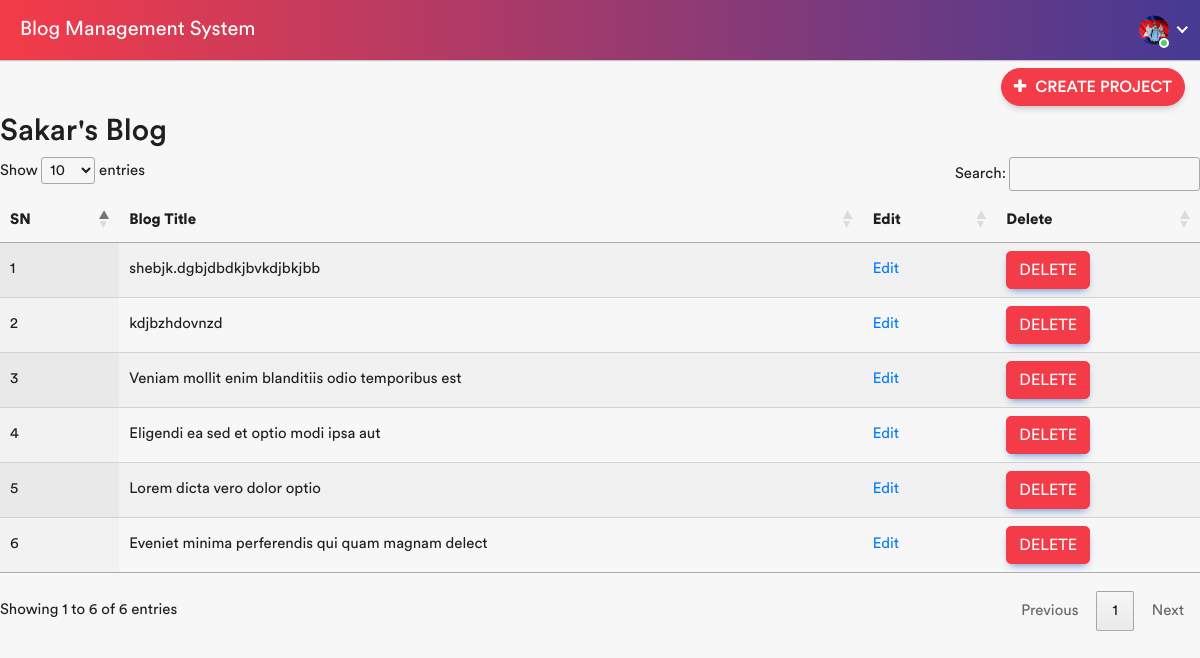
The page /userblog/ (signed in) on the database as committed earlier.
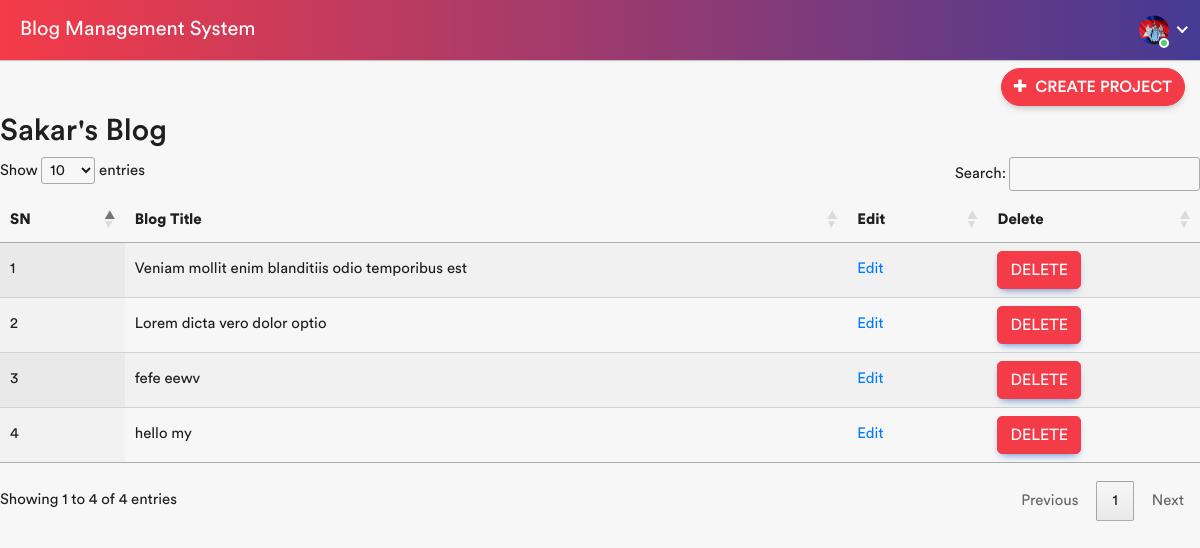
The same page on the database as committed later.
### blogapp/models.py (models this page shows, shortened)
class Blogmodels(models.Model):
    blog_title = models.CharField(max_length=50, unique=True )
    blog_description = RichTextUploadingField()
    user = models.ForeignKey(User, on_delete=models.CASCADE, default=None, null=True)
    created_at = models.DateTimeField(auto_now_add=True)
    image = models.ImageField(upload_to='blog_images', blank=True, null=True)
    slug = AutoSlugField(populate_from="blog_title", unique=True , null= True, default=None)

### blogapp/views.py (the view, shortened to what this page needs)
# urls.py: path("userblog/", Userblog.as_view(), name="userblog"),
class Userblog(LoginRequiredMixin, View):
    def get(self, request):
        form = Blogform(request.POST)
        user = Blogmodels.objects.filter(user=request.user.id)
        return render(request, "base/userblog.html", {"form": form, "user": user})

### blogapp/forms.py
class Blogform(forms.ModelForm):
      class Meta:
        model = Blogmodels
        fields = ["blog_title", "blog_description", "image"]

### blogapp/templates/base/userblog.html (shortened to what this page needs)
{% extends 'base/base.html' %}
{% block content %}
{% load widget_tweaks %}
{% if request.user.is_authenticated %}
<div class="col-auto float-right ml-auto">
    <a type="action" href="{% url 'create' %}" class="btn add-btn"><i class="fa fa-plus"></i> Create Project</a>
</div>
{% endif %}
<br><br>
<div class="grid gap-3">
    <h2>{{request.user.first_name}}'s Blog</h2>
    <table id="myTable" class="display">
        <thead>
            <tr>
                <th>SN</th>
                <th>Blog Title</th>
                <th>Edit</th>
                <th>Delete</th>
            </tr>
        </thead>
        {% for id in user %}
        <tr>
            <td>{{ forloop.counter }}</td>
            <td>{{id.blog_title }} </td>
            <td><a href="{% url 'edit' id.id  %}"> Edit</a></td>
            <td><button type="button" class="btn btn-primary" href="{% url 'delete' id.id %}" data-toggle="modal"
                    data-target="#exampleModal{{id.id}}">
                    Delete
                </button></td>
            {% endfor %}
        </tr>
    </table>
</div>
</div>
{% endblock content %}

Rows that differ between the two databases and show on the page:
removed Blogmodels: blog_title "shebjk.dgbjdbdkjbvkdjbkjbb"
removed Blogmodels: blog_title "kdjbzhdovnzd"
removed Blogmodels: blog_title "Eligendi ea sed et optio modi ipsa aut"
removed Blogmodels: blog_title "Eveniet minima perferendis qui quam magnam delect"
added Blogmodels: blog_title "fefe eewv"
added Blogmodels: blog_title "hello my"
Other text that changed with them:
text written by a page script: "Show entries Search: Showing 1 to 6 of 6 entries Previous 1 Next" → "Show entries Search: Showing 1 to 4 of 4 entries Previous 1 Next"
